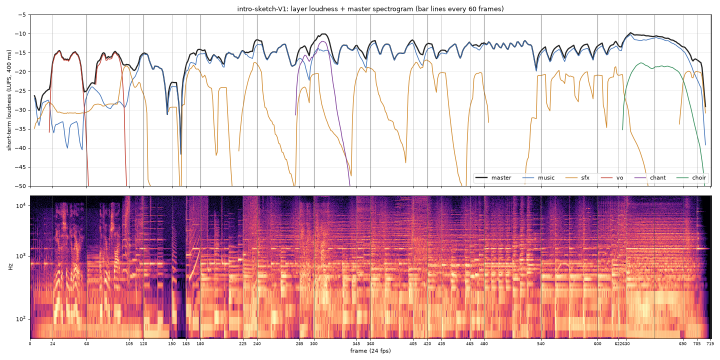
#> input picture audio/mix/qa/V1_sheet.png, 1440 x 720 px (shown at 1/2 size)
$ python hg_after.py ../../../../../audio/mix/qa/V1_sheet.png ../../../../../audio/mix/qa/V2_sheet.png ../../../../../audio/mix/qa/V2_sheet.png
#> lines starting #> are read from the running program, lines starting #| are printed output that depends on the picture; after the words box and inside, x2 and y2 are one past the last pixel; in counts of white or black regions, pixels touching at a corner belong together
#!/usr/bin/env python3
"""Act Four S7.13: the last keyframe for the hourglass take (the aftermath), built in code from our first frame.

The image model wouldn't draw the frame without its glass (h3 kept the bulbs). So this builds it, with the camera
exactly locked (the same pixels as the first frame outside the hourglass):
- the two glass bulbs are removed (a hand-measured half-width profile around the centre line) and what was behind them
  is filled in: the wall and the LED strip from the same rows further right, the base's top face from its left edge;
- the back post, seen through the glass before, is drawn solid (the front-right post's texture, narrower, a stop down);
- the sand lies in a low heap on the base where the lower bulb was (its own texture, lit from the left);
- the front posts are restored over it;
- the shards on the desk are take 1's own (h2 f070: the pixels that are new, bright and colourless against the first
  frame, outside the base), so they fell where the model threw them.

  hg_after.py FIRST.png TAKE1.mp4 OUT.png [--shards-from 70]
"""
from __future__ import annotations

import sys

import av
import numpy as np
from PIL import Image
from scipy import ndimage

CX = 645
# (row, half-width) of the glass, read off the first frame at 2x (both bulbs and the neck)
PROFILE = [(146, 0), (150, 55), (165, 80), (185, 89), (215, 89), (250, 83), (275, 69), (295, 51), (320, 31), (340, 15),
           (355, 9), (370, 15), (390, 41), (410, 73), (440, 86), (480, 88), (520, 87), (545, 83), (560, 71), (572, 52), (580, 0)]
MARGIN = 10
WALL_DX = 300


def main() -> None:
    first, take1, out = sys.argv[1], sys.argv[2], sys.argv[3]
    sf = int(sys.argv[sys.argv.index("--shards-from") + 1]) if "--shards-from" in sys.argv else 70
    a = np.asarray(Image.open(first).convert("RGB")).astype(np.float32) / 255
    H, W = a.shape[:2]
#> H = 720; W = 1440
    orig = a.copy()
    img = a.copy()
    ys = np.arange(H)
#> ys = 720 values from 0 to 719
    hw = np.interp(ys, [p[0] for p in PROFILE], [p[1] for p in PROFILE], left=0, right=0)
    xx = np.arange(W)[None, :]
    glass = (np.abs(xx - CX) <= hw[:, None] + MARGIN) & (hw[:, None] > 0)
    # what was behind the glass
    gy, gx = np.nonzero(glass)
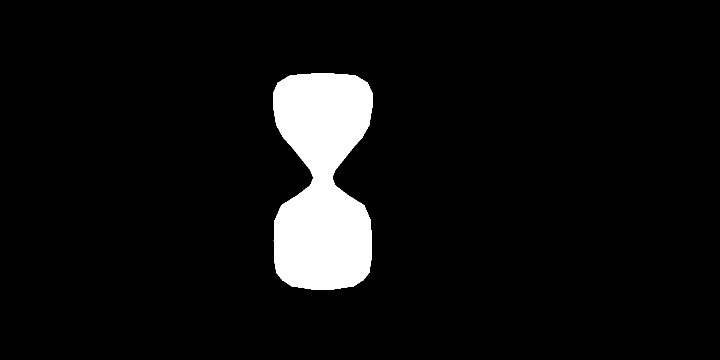
#> glass: shape (720, 1440) bool (shown at 1/2 size); 6.4% white; 1 white region, box (x1, y1, x2, y2) and area: (546, 147, 745, 580) 66191
    src = np.where(gy < 548, np.clip(gx + WALL_DX, 0, W - 1), 470 + (gx % 34))
    # the wall is lit unevenly: match each row of the borrowed strip to the wall seen right beside the hourglass
    near = np.concatenate([orig[:, 470:500], orig[:, 792:830]], 1).mean(1)          # (H, 3)
#> near = 720 rows, first 8: [1, 1, 1], [1, 1, 1], [1, 1, 1], [1, 1, 1], [1, 1, 1], [1, 1, 1], [1, 1, 1], [1, 1, 1]
    far = orig[:, 480 + WALL_DX:880 + WALL_DX].mean(1)
#> far has the same summary as near
    gain = ndimage.uniform_filter1d(near, 25, axis=0) / np.maximum(ndimage.uniform_filter1d(far, 25, axis=0), 1e-3)
#> gain = 720 rows, first 8: [1, 1, 1], [1, 1, 1], [1, 1, 1], [0.996, 0.996, 0.996], [0.988, 0.988, 0.988], [0.984, 0.984, 0.984], [0.98, 0.98, 0.98], [0.976, 0.976, 0.976]
    gain[548:] = 1.0
    img[gy, gx] = orig[gy, src] * gain[gy]
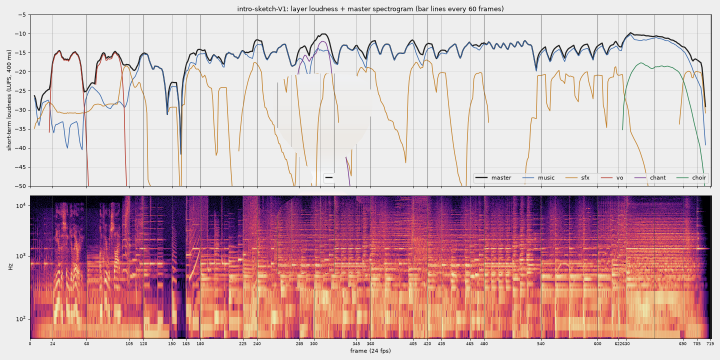
#> img: shape (720, 1440, 3) float32 (shown at 1/2 size); mean R, G, B 0.879, 0.735, 0.76; drawn with min black and max white
    # the back post, solid now: the front-right post (x 732-782) squeezed to 34 px at x 668-702, a stop down
    for y in range(138, 572):
        seg = orig[y, 732:783]
        img[y, 668:702] = np.asarray(Image.fromarray((seg[None] * 255).astype(np.uint8)).resize((34, 1), Image.BILINEAR))[0].astype(np.float32) / 255 * 0.62
    # the heap: the lower bulb's sand, spread low on the base
    sand = orig[492:556, 588:702].reshape(-1, 3)
    mxs = sand.max(-1)
#> mxs = 7296 values, max 0.996 at index 55, min 0.0588 at index 1328, mean 0.895
    sand = sand[(mxs > 0.45) & (sand[:, 0] - sand[:, 2] > 0.3)]
    rng = np.random.default_rng(1121)
    base_y, peak, half = 582, 40, 120
    prof = lambda x: peak * np.exp(-((x - CX) / half * 1.9) ** 2)
    heap = np.zeros((H, W), bool)
    for x in range(CX - half, CX + half + 1):
        h = prof(x)
        if h < 1.5:
            continue
        slope = (prof(x + 1) - prof(x - 1)) / 2          # > 0 on the left flank (it faces the key light)
        top = int(round(base_y - h))
        for y in range(top, base_y + 1):
            c = sand[rng.integers(len(sand))]
            light = 0.92 + 0.9 * slope - 0.28 * ((y - top) / max(1.0, h)) ** 2
            img[y, x] = c * np.clip(light, 0.5, 1.25)
            heap[y, x] = True
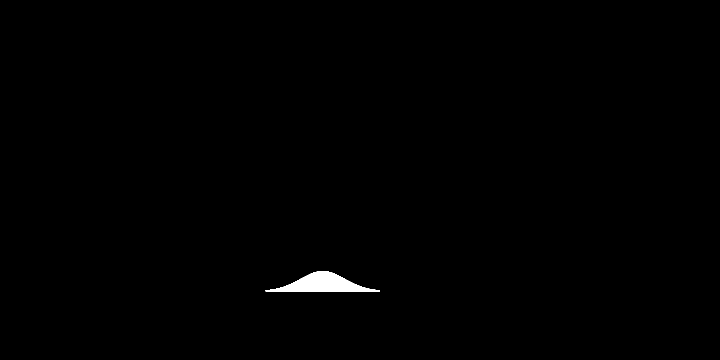
#> heap: shape (720, 1440) bool (shown at 1/2 size); 0.45% white; 1 white region, box (x1, y1, x2, y2) and area: (531, 542, 760, 583) 4663
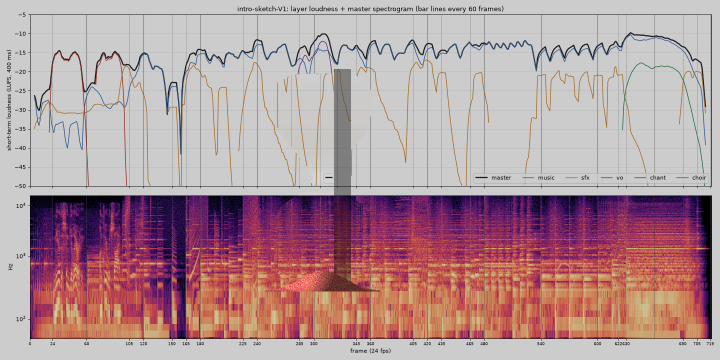
#> img: shape (720, 1440, 3) float32 (shown at 1/2 size); mean R, G, B 0.874, 0.731, 0.756; drawn with min black and max white
    # soften the heap's pixels into each other (sand, not confetti)
    blur = np.stack([ndimage.gaussian_filter(img[..., c], 0.8) for c in range(3)], -1)
    img[heap] = blur[heap]
    # the front posts over everything
    for x0, x1 in ((503, 559), (731, 787)):
        img[128:592, x0:x1] = orig[128:592, x0:x1]
    # take 1's shards on the desk
    with av.open(take1) as c:
        for i, fr in enumerate(c.decode(video=0)):
            if i == sf:
                t = fr.to_ndarray(format="rgb24").astype(np.float32) / 255
                break
    d = np.abs(t - orig).max(-1)
    tmx = t.max(-1)
    tsat = (tmx - t.min(-1)) / (tmx + 1e-6)
    yy = ys[:, None]
    on_base = (((xx - 646) / 180.0) ** 2 + ((yy - 600) / 48.0) ** 2) < 1
    shard = (d > 0.15) & (tmx > 0.5) & (tsat < 0.4) & (yy > 540) & ~on_base & ~glass
    shard = ndimage.binary_opening(shard, iterations=1)
    shard = ndimage.binary_dilation(shard, iterations=1)
    img[shard] = t[shard]
    Image.fromarray((np.clip(img, 0, 1) * 255 + 0.5).astype(np.uint8)).save(out)
    print(out, "glass px", int(glass.sum()), "heap px", int(heap.sum()), "shard px", int(shard.sum()))


if __name__ == "__main__":
    main()
#> (the call stopped at in main, `with av.open(take1) as c:`: av is not available in this run)

$ run again, on audio/mix/qa/V3_sheet.png
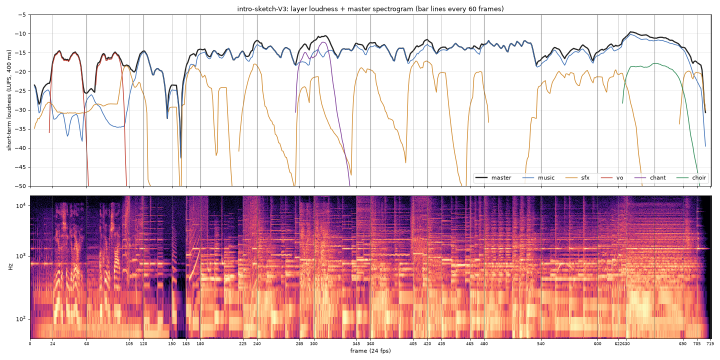
#> input picture audio/mix/qa/V3_sheet.png, 1440 x 720 px (shown at 1/2 size)
#> glass: shape (720, 1440) bool; 6.4% white; 1 white region, box (x1, y1, x2, y2) and area: (546, 147, 745, 580) 66191
#> near = 720 rows, first 8: [1, 1, 1], [1, 1, 1], [1, 1, 1], [1, 1, 1], [1, 1, 1], [1, 1, 1], [1, 1, 1], [1, 1, 1]
#> far has the same summary as near
#> gain = 720 rows, first 8: [1, 1, 1], [1, 1, 1], [1, 1, 1], [0.996, 0.996, 0.996], [0.988, 0.988, 0.988], [0.984, 0.984, 0.984], [0.98, 0.98, 0.98], [0.976, 0.976, 0.976]
#> in main, `img[gy, gx] = orig[gy, src] * gain[gy]`:
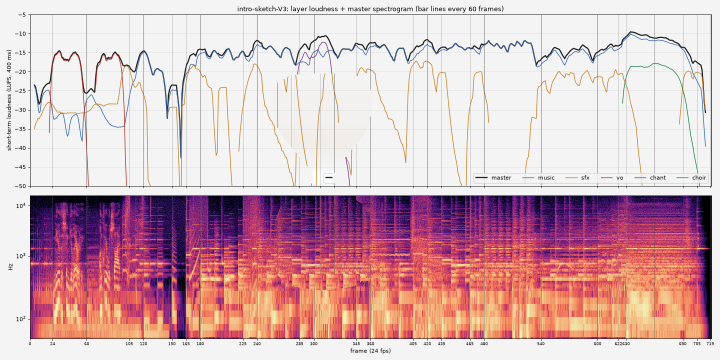
#> img: shape (720, 1440, 3) float32 (shown at 1/2 size); mean R, G, B 0.873, 0.733, 0.76; drawn with min black and max white
#> mxs = 7296 values, max 0.996 at index 43, min 0.141 at index 2280, mean 0.867
#> after the loop in main, `for x in range(CX - half, CX + half + 1):`:
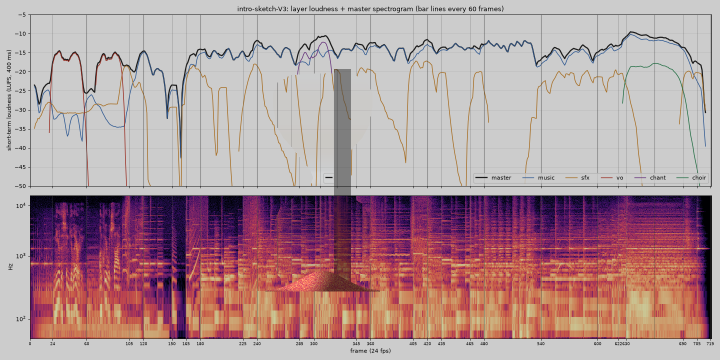
#> img: shape (720, 1440, 3) float32 (shown at 1/2 size); mean R, G, B 0.868, 0.729, 0.756; drawn with min black and max white

$ run again, on audio/mix/qa/V4_sheet.png
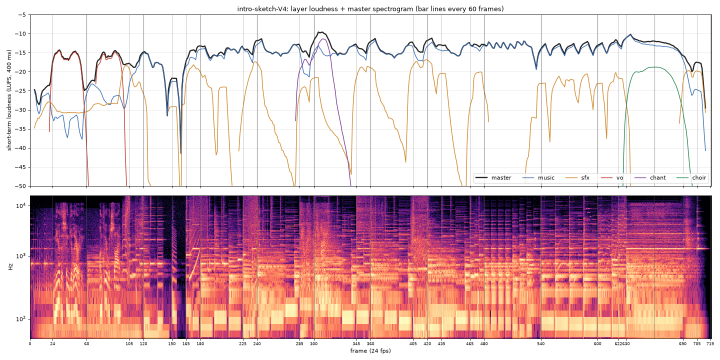
#> input picture audio/mix/qa/V4_sheet.png, 1440 x 720 px (shown at 1/2 size)
#> glass: shape (720, 1440) bool; 6.4% white; 1 white region, box (x1, y1, x2, y2) and area: (546, 147, 745, 580) 66191
#> near = 720 rows, first 8: [1, 1, 1], [1, 1, 1], [1, 1, 1], [1, 1, 1], [1, 1, 1], [1, 1, 1], [1, 1, 1], [1, 1, 1]
#> far has the same summary as near
#> gain = 720 rows, first 8: [1, 1, 1], [1, 1, 1], [1, 1, 1], [0.996, 0.996, 0.996], [0.988, 0.988, 0.988], [0.984, 0.984, 0.984], [0.98, 0.98, 0.98], [0.976, 0.976, 0.976]
#> in main, `img[gy, gx] = orig[gy, src] * gain[gy]`:
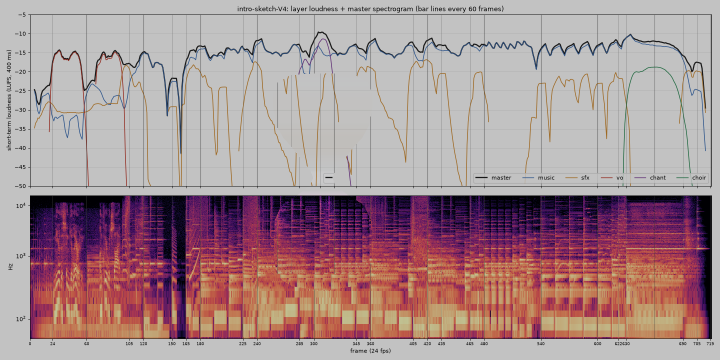
#> img: shape (720, 1440, 3) float32 (shown at 1/2 size); mean R, G, B 0.865, 0.732, 0.756; drawn with min black and max white
#> mxs = 7296 values, max 0.996 at index 55, min 0.118 at index 1129, mean 0.892
#> in main, `blur = np.stack([ndimage.gaussian_filter(img[..., c], 0.8) for c in ra..`:
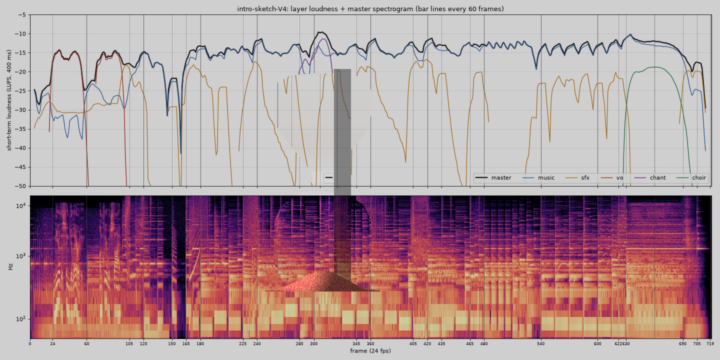
#> blur: shape (720, 1440, 3) float32 (shown at 1/2 size); mean R, G, B 0.861, 0.729, 0.752; drawn with min black and max white

$ run again, on audio/mix/qa/rollcall_zoom.png
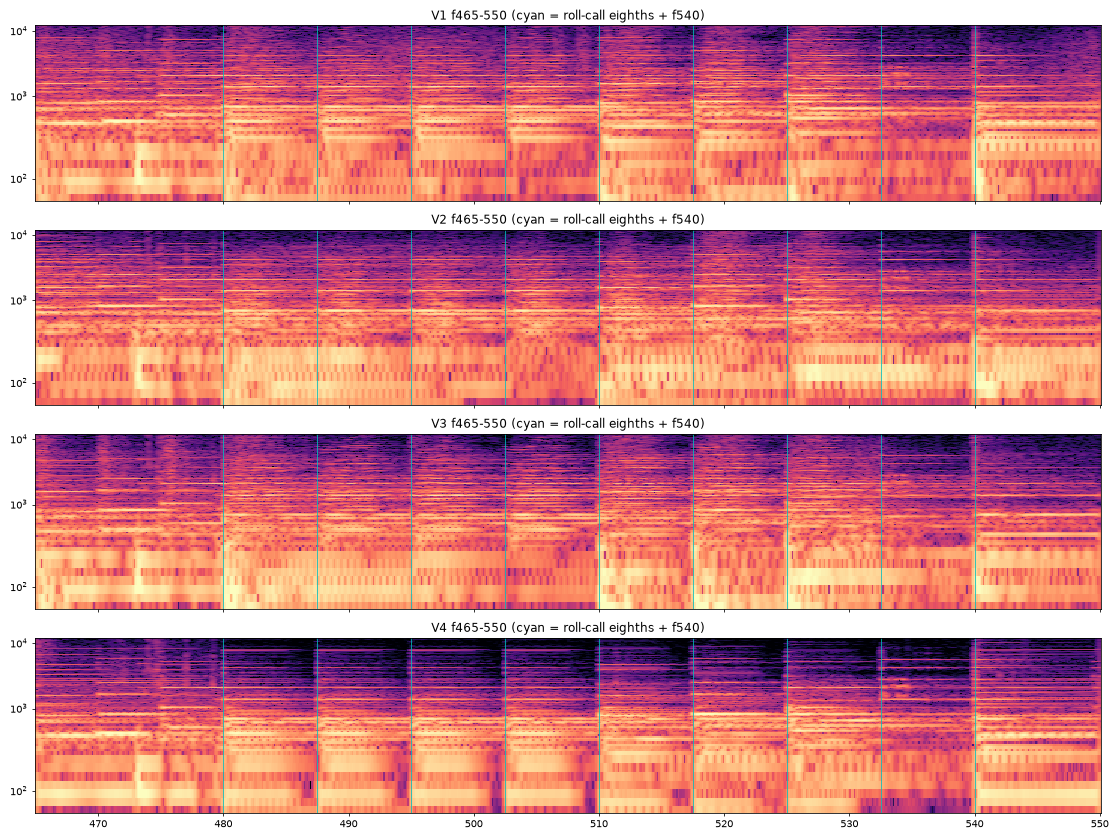
#> input picture audio/mix/qa/rollcall_zoom.png, 1120 x 840 px
#> in main, `gy, gx = np.nonzero(glass)`:
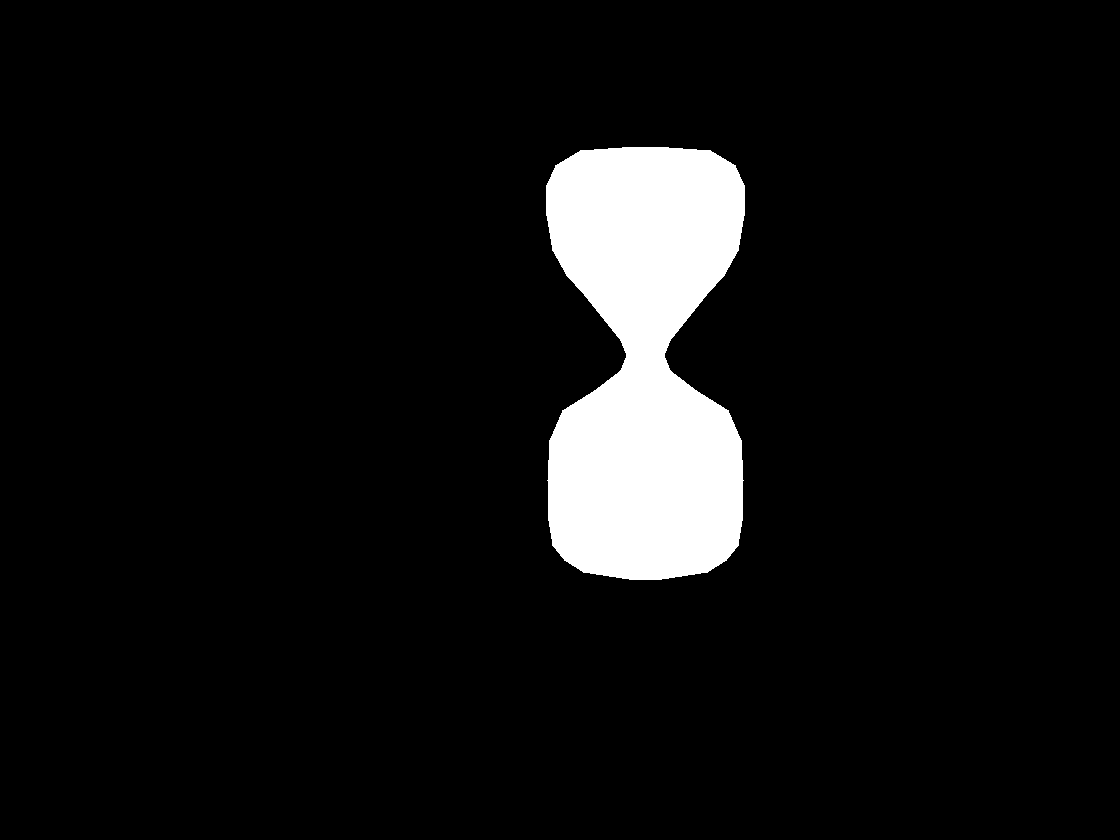
#> glass: shape (840, 1120) bool; 7% white; 1 white region, box (x1, y1, x2, y2) and area: (546, 147, 745, 580) 66191
#> near = 840 rows, first 8: [1, 1, 1], [1, 1, 1], [1, 1, 1], [1, 1, 1], [1, 1, 1], [1, 1, 1], [1, 1, 1], [1, 1, 1]
#> far has the same summary as near
#> gain = 840 rows, first 8: [0.98, 0.98, 0.98], [0.982, 0.982, 0.982], [0.98, 0.98, 0.98], [0.977, 0.977, 0.977], [0.974, 0.974, 0.974], [0.971, 0.971, 0.971], [0.965, 0.965, 0.965], [0.962, 0.962, 0.962]
#> mxs = 7296 values, max 0.996 at index 18, min 0.0157 at index 1257, mean 0.915
#> after the loop in main, `for x0, x1 in ((503, 559), (731, 787)):`:
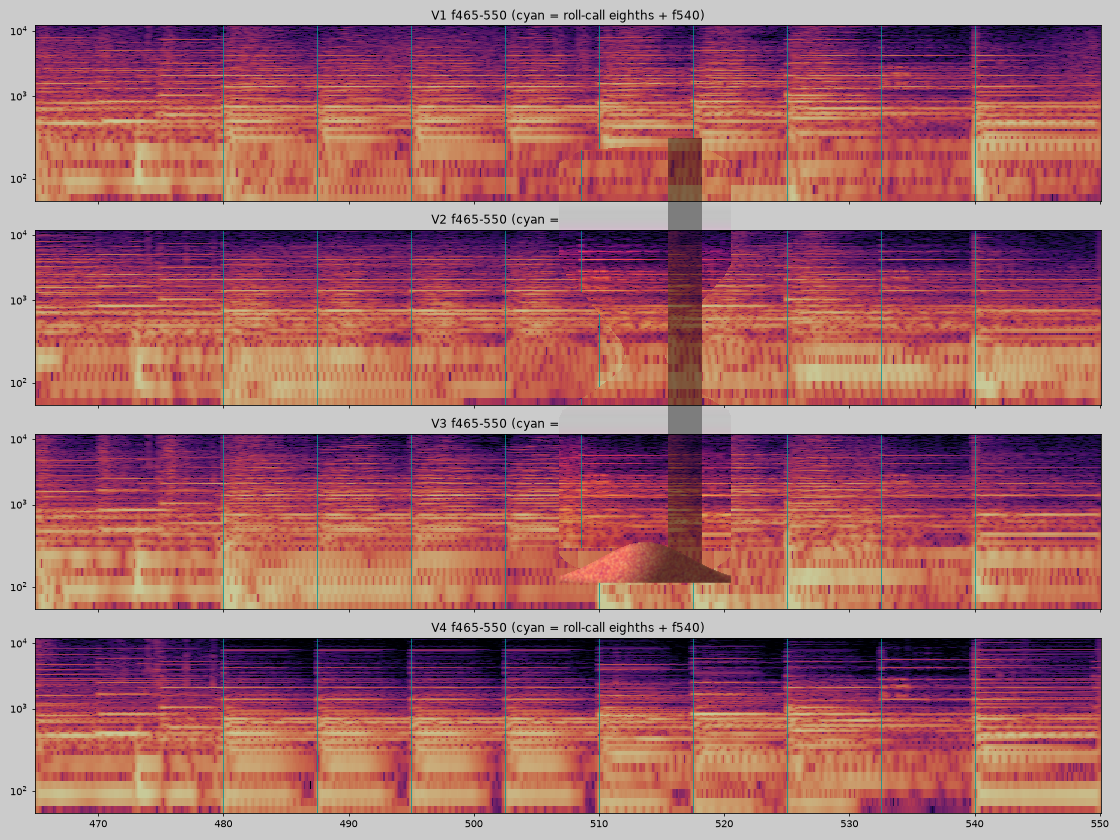
#> img: shape (840, 1120, 3) float32; mean R, G, B 0.808, 0.505, 0.541; drawn with min black and max white
